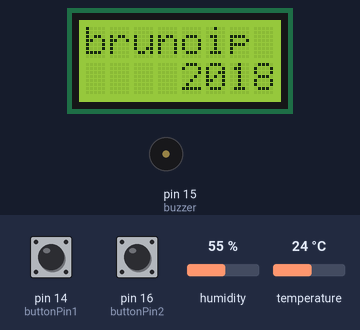
Simulated run of this sketch. Board: Arduino Uno, built with avr-gcc and run on an emulated ATmega328P. Parts: 8×2 character LCD, buzzer (waves = sounding). Inputs (shaded band) come from the test bench; at power-on: pin 14 (buttonPin1) HIGH, pin 16 (buttonPin2) HIGH, humidity 55 %, temperature 24 °C. The local clock reads 2024-03-15 10:24:30 at power-on unless the sketch sets it.

Above: at 1.5 s.
1.6 s: pin 14 (buttonPin1) pulled LOW for 0.3 s
At 2.9 s:
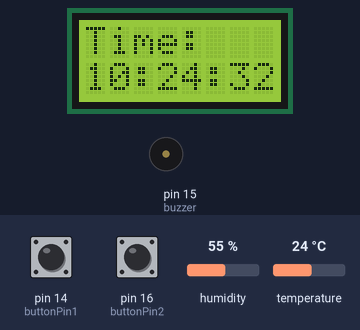
4.9 s: pin 14 (buttonPin1) pulled LOW for 1 s
At 5.6 s:
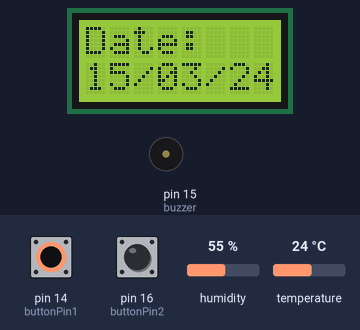
7.4 s: pin 14 (buttonPin1) pulled LOW for 0.3 s
At 8.8 s:
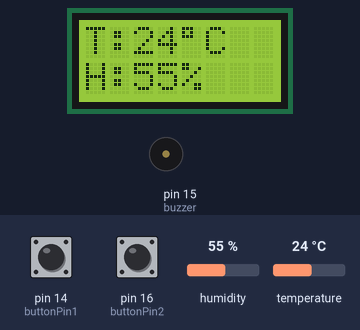
9.2 s: pin 16 (buttonPin2) pulled LOW for 0.3 s
At 10.6 s:
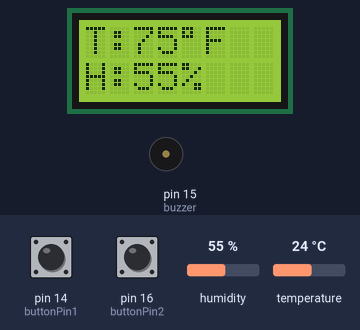
11.0 s: pin 14 (buttonPin1) pulled LOW for 3.2 s
At 12.1 s:
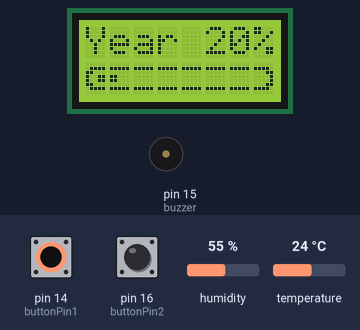
15.7 s: pin 16 (buttonPin2) pulled LOW for 1 s
At 16.8 s:
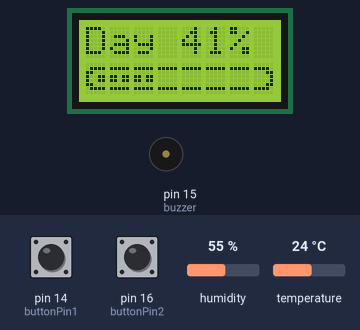
Timing chart, 0 to 18.7 s (numbered marks = the images above; inputs shaded):
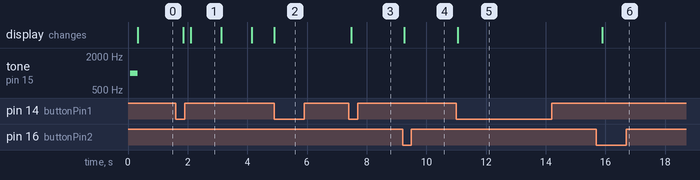

Measured:
- after the input at 1.6 s, the display: first changes after 0.25 s (image 1 shows a later state)
- after the input at 4.9 s, the display: changes at once (image 2)
- after the input at 7.4 s, the display: changes after 0.08 s (image 3)
- after the input at 9.2 s, the display: changes after 0.06 s (image 4)
- after the input at 11.0 s, the display: changes after 0.06 s (image 5)
- after the input at 15.7 s, the display: changes after 0.19 s (image 6)
- what the display in image 1 shows lasts 1.0 s, from 2.1 s to 3.1 s

The sketch:

arduino_lcd_case.ino
```cpp
// include the library code:
#include <LiquidCrystal.h>
#include <Wire.h>
#include <DHT.h>

#include "RTClib.h"

// Definimos el pin donde se conecta el sensor
#define DHTPIN A3
// Dependiendo del tipo de sensor
#define DHTTYPE DHT11

byte progress_bar_start_full[8] = {
  B00000,
  B01111,
  B11000,
  B10011,
  B10011,
  B11000,
  B01111,
};

byte progress_bar_start_empty[8] = {
  B00000,
  B01111,
  B11000,
  B10000,
  B10000,
  B11000,
  B01111,
};

byte progress_bar_middle_full[8] = {
  B00000,
  B11111,
  B00000,
  B11011,
  B11011,
  B00000,
  B11111,
};

byte progress_bar_middle_half[8] = {
  B00000,
  B11111,
  B00000,
  B11000,
  B11000,
  B00000,
  B11111,
};

byte progress_bar_middle_empty[8] = {
  B00000,
  B11111,
  B00000,
  B00000,
  B00000,
  B00000,
  B11111,
};

byte progress_bar_end_full[8] = {
  B00000,
  B11110,
  B00011,
  B11001,
  B11001,
  B00011,
  B11110,
};

byte progress_bar_end_empty[8] = {
  B00000,
  B11110,
  B00011,
  B00001,
  B00001,
  B00011,
  B11110,
};

byte progress_bar_test[8] = {
  B00000,
  B11111,
  B00000,
  B00000,
  B00000,
  B00000,
  B11111,
};

int mode=0;
int page=0;

bool needReleasePage=false;
bool needReleaseMode=false;
long waitTime=250;

//const int rs = 12, en = 11, d4 = 5, d5 = 4, d6 = 3, d7 = 2, buttonPin1=8, buttonPin2=9, buttonPin3=10;
const int rs = 9, en = 8, d4 = 7, d5 = 6, d6 = 5, d7 = 4, buttonPin1=14, buttonPin2=16;
int buttonState1 = 0,buttonState2 = 0;

const int buzzer = 15; //buzzer to arduino pin 16

LiquidCrystal lcd(rs, en, d4, d5, d6, d7);
RTC_DS1307 RTC;
DateTime now;
DHT dht(DHTPIN, DHTTYPE);

void setup() {
  pinMode(buttonPin1, INPUT);
  pinMode(buttonPin2, INPUT);
  pinMode(buzzer, OUTPUT);

  lcd.createChar(0, progress_bar_start_full);
  lcd.createChar(1, progress_bar_start_empty);
  lcd.createChar(2, progress_bar_middle_empty);
  lcd.createChar(3, progress_bar_middle_half);
  lcd.createChar(4, progress_bar_middle_full);
  lcd.createChar(5, progress_bar_end_full);
  lcd.createChar(6, progress_bar_test);
  lcd.createChar(7, progress_bar_end_empty);

  // set up the LCD's number of columns and rows:
  lcd.begin(8, 2);

  // Comenzamos el sensor DHT
  dht.begin();

  Serial.begin(115200);

  beep();

  Wire.begin();
  RTC.begin();
  delay(5);
  if (! RTC.isrunning())
  {
    // Serial.println("RTC is NOT running!");
    // following line sets the RTC to the date & time this sketch was compiled
    RTC.adjust(DateTime(__DATE__, __TIME__));
  }
}

void beep(){
  tone(buzzer, 1000);
  delay(250);
  noTone(buzzer);
}

void loop()
{
  now = RTC.now();

  buttonState1 = digitalRead(buttonPin1);
  buttonState2 = digitalRead(buttonPin2);

  // check if the pushbutton is pressed. If it is, the buttonState is HIGH:
  if (buttonState1 == LOW) {
    if(needReleasePage)
    {
      needReleasePage=false;
      mode=0;
      page++;
      if(page>4)
        page=0;
    }
  }
  else
  {
    needReleasePage=true;
  }

  // check if the pushbutton is pressed. If it is, the buttonState is HIGH:
  if (buttonState2 == LOW) {
    if(needReleaseMode)
    {
      needReleaseMode=false;
      mode++;
      if(mode>1)
        mode=0;
    }
  }
  else
  {
    needReleaseMode=true;
  }


  if(page==0)printCredits();
  if(page==1)printMiniHour();
  if(page==2)printDate();
  if(page==3)printHumedad();
  if(page==4)printProgress();

  delay(waitTime);
}

void printHumedad()
{
 // Leemos la humedad relativa
  int h = dht.readHumidity();
  // Leemos la temperatura en grados centígrados (por defecto)
  int t = dht.readTemperature();
  // Leemos la temperatura en grados Fahreheit
  float f = dht.readTemperature(true);

  // Comprobamos si ha habido algún error en la lectura
  if (isnan(h) || isnan(t) || isnan(f) )
  {
    Serial.println("Error obteniendo los datos del sensor DHT11");
    lcd.setCursor(0, 0);
    lcd.print("Sensor  ");
    lcd.setCursor(0, 1);
    lcd.print("Error   ");
    return;
  }

  if(mode==0)
  {
    lcd.setCursor(0, 0);
    lcd.print("T:");
    lcd.print(t);
    lcd.print((char)223);
    lcd.print("C  ");
  }
  else
  {
    lcd.setCursor(0, 0);
    lcd.print("T:");
    lcd.print((int)f);
    lcd.print((char)223);
    lcd.print("F  ");
  }
  lcd.setCursor(0, 1);
  lcd.print("H:");
  lcd.print(h);
  lcd.print("%   ");
}

void printMiniHour()
{
  lcd.setCursor(0, 0);
  lcd.print("Time:      ");

  lcd.setCursor(0, 1);
  lcd.print(twoDigitInt(now.hour()));
  lcd.print(':');
  lcd.print(twoDigitInt(now.minute()));
  lcd.print(':');
  lcd.print(twoDigitInt(now.second()));
}

void printDate()
{
  lcd.setCursor(0, 0);
  lcd.print("Date:      ");

  lcd.setCursor(0, 1);
  lcd.print(twoDigitInt(now.day()));
  lcd.print('/');
  lcd.print(twoDigitInt(now.month()));
  lcd.print('/');
  lcd.print(now.year() % 100);
}

void printCredits()
{
  lcd.setCursor(0, 0);
  lcd.print("brunoip ");
  lcd.setCursor(0, 1);
  lcd.print("    2018");
}

void printProgress()
{
  long yearNumber = DayNumber(now.year(), now.month(), now.day());
  long yearProgress = (yearNumber*100/365);

  long dayNumber = now.hour();
  long dayProgress = (dayNumber*100/24);

  long current_value = (yearNumber*14/365);
  lcd.setCursor(0, 0);
  lcd.print("Year ");
  lcd.print(twoDigitInt(yearProgress));
  lcd.print("%");

  if(mode==1)
  {
    current_value = (dayNumber*14/24);
    lcd.setCursor(0, 0);
    lcd.print("Day ");
    lcd.print(twoDigitInt(dayProgress));
    lcd.print("%    ");
  }


  lcd.setCursor(0, 1);

  int progress_bar[8] ={1,2,2,2,2,2,2,7};

  if(current_value>=1) progress_bar[0] =0;

  if(current_value>=2) progress_bar[1] =3;
  if(current_value>=3) progress_bar[1] =4;

  if(current_value>=4) progress_bar[2] =3;
  if(current_value>=5) progress_bar[2] =4;

  if(current_value>=6) progress_bar[3] =3;
  if(current_value>=7) progress_bar[3] =4;

  if(current_value>=8) progress_bar[4] =3;
  if(current_value>=9) progress_bar[4] =4;

  if(current_value>=10) progress_bar[5] =3;
  if(current_value>=11) progress_bar[5] =4;

  if(current_value>=12) progress_bar[6] =3;
  if(current_value>=13) progress_bar[6] =4;

  if(current_value>=14) progress_bar[7] =5;

  lcd.write(byte(progress_bar[0]));
  lcd.write(byte(progress_bar[1]));
  lcd.write(byte(progress_bar[2]));
  lcd.write(byte(progress_bar[3]));
  lcd.write(byte(progress_bar[4]));
  lcd.write(byte(progress_bar[5]));
  lcd.write(byte(progress_bar[6]));
  lcd.write(byte(progress_bar[7]));
}

int DayNumber(unsigned int y, unsigned int m, unsigned int d){
 int days[]={0,31,59,90,120,151,181,212,243,273,304,334};    // Number of days at the beginning of the month in a not leap year.
//Start to calculate the number of day
 if (m==1 || m==2){
   return (days[(m-1)]+d);                     //for any type of year, it calculate the number of days for January or february
 }                        // Now, try to calculate for the other months
 else if ((y % 4 == 0 && y % 100 != 0) ||  y % 400 == 0){  //those are the conditions to have a leap year
   return (days[(m-1)]+d+1);     // if leap year, calculate in the same way but increasing one day
 }
 else {                                //if not a leap year, calculate in the normal way, such as January or February
   return (days[(m-1)]+d);
 }
}

String twoDigitInt(unsigned long x)
{
  if (x<=9) return ("0"+ (String) x);
  return (String)  x;
}
```
